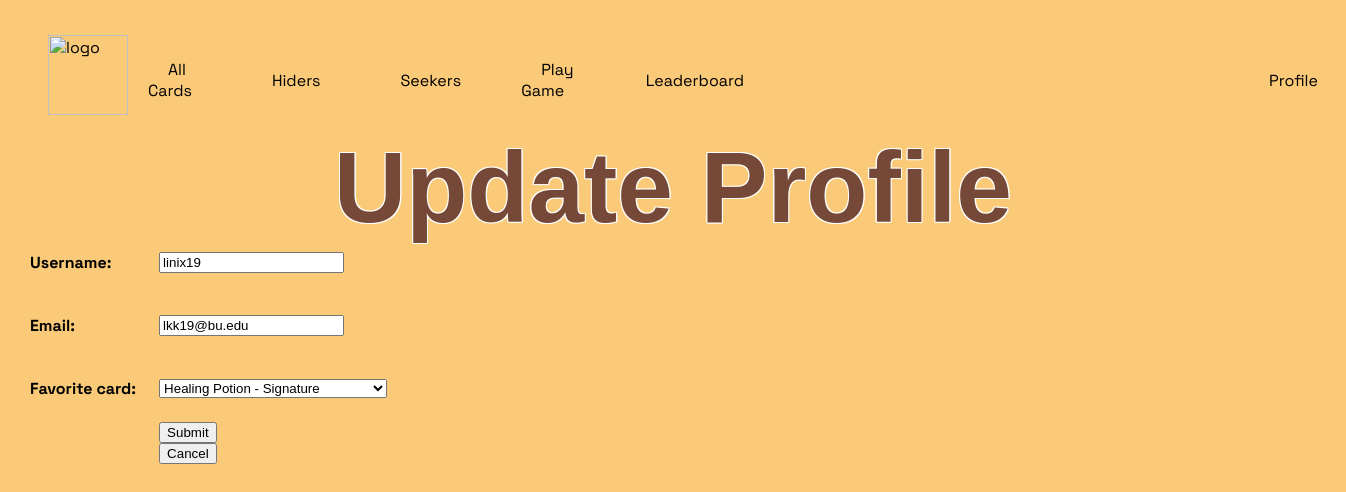
/update_profile/ (signed in), run on the app's committed database.
### game/models.py (models this page shows, shortened)
class Profile(models.Model):
    username = models.CharField(max_length=120)
    email = models.EmailField()
    games_played = models.IntegerField(default=0)
    games_won = models.IntegerField(default=0)
    favorite_card = models.ForeignKey('Card', on_delete=models.SET_NULL, null=True, blank=True)
    user = models.OneToOneField(User, on_delete=models.CASCADE)

### game/views.py (the view, shortened to what this page needs)
# urls.py: path(r'update_profile/', views.UpdateProfileView.as_view(), name='update_profile'), # page for updating a profile
class UpdateProfileView(LoginRequiredMixin, UpdateView):
    model = Profile
    form_class = UpdateProfileForm
    template_name = 'game/update_profile_form.html'
    context_object_name = 'profile'
    def get_object(self):
        return Profile.objects.get(user=self.request.user)

### game/forms.py
class UpdateProfileForm(forms.ModelForm):
    class Meta:
        model = Profile
        fields = ['username', 'email', 'favorite_card']

### game/models.py (called while the page is built)
    def __str__(self):
        return f'{self.card_name} - {self.card_type}'

### game/templates/game/update_profile_form.html (shortened to what this page needs)
{% extends 'game/base.html' %}
{% block content %}
    <h1>Update Profile</h1>
    <form method="POST">
        <table>
            {{ form.as_table }}
        <tr>
            <td></td>
            <td>
                <input type="submit" name="Post">
            </form>
            <form action="{% url 'show_profile' profile.pk %}">
                <input type="submit" name="Cancel" value="Cancel">
            </form>
{% endblock %}

### static/style.css (style rules this page uses)
body { margin-top: 25px; font-family: 'Space Grotesk', sans-serif; padding: 0px; background-color: #faca78; }
h1 { font-family: 'Rocher', sans-serif; text-align: center; font-size: 100px; margin-top: -25px; margin-bottom: -15px; color: #764838; text-shadow: 1.1px 1.1px 0px white, -1.1px 1.1px 0px white, 1.1px -1.1px 0px white, -1.1px -1.1px 0px white; }
.search-table td, th { padding-bottom: 20px; text-align: left; }
.leaderboard-table td, th { padding: 20px; }

### data on the page
Profile: username "linix19", email "lkk19@bu.edu", favorite_card "Healing Potion - Signature"
